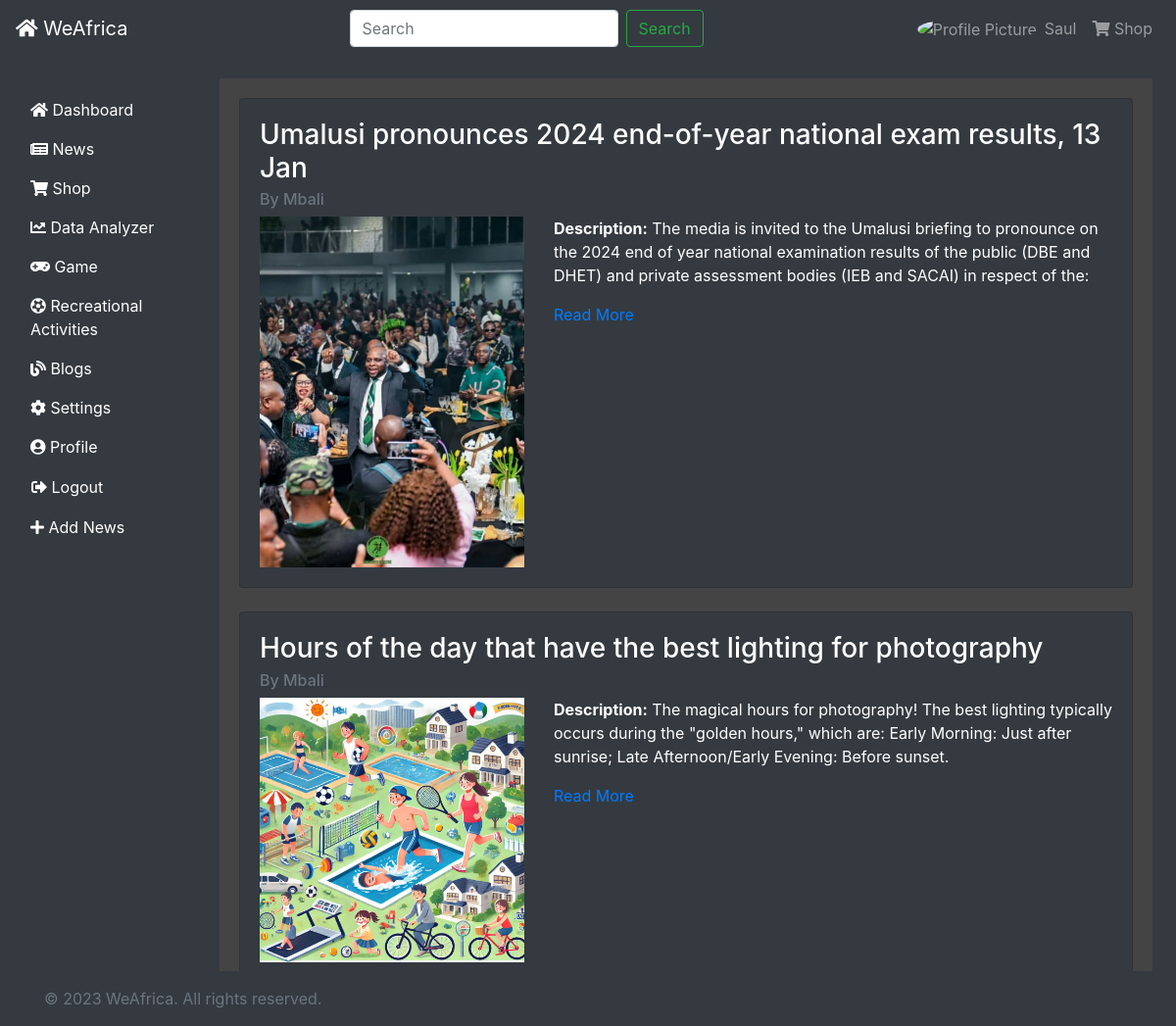
The page /news/news_list (signed in) on the database its author committed.
### tables this page shows
CREATE TABLE articles (
    id INTEGER PRIMARY KEY AUTOINCREMENT,
    title TEXT NOT NULL,
    description TEXT NOT NULL,
    body TEXT NOT NULL,
    image_url TEXT,
    author TEXT NOT NULL,
    created_at TIMESTAMP DEFAULT CURRENT_TIMESTAMP
, image TEXT);

### news.py (the view)
@news_bp.route('/news_list')
def news_list():
    db = get_db()
    cursor = db.cursor()
    cursor.execute("SELECT * FROM articles")
    articles = cursor.fetchall()
    return render_template('news_list.html', articles=articles, user_is_on_news_list_page=True)

### app.py (called while the page is built)
def get_db():
    conn = sqlite3.connect(DATABASE)
    conn.row_factory = sqlite3.Row
    return conn

def init_db():
    with app.app_context():
        db = get_db()
        with open('schema.sql', mode='r') as f:
            db.cursor().executescript(f.read())
        db.commit()

@app.before_request
def initialize_database():
    init_db()

### news.py (called while the page is built)
def get_db():
    conn = sqlite3.connect(DATABASE)
    conn.row_factory = sqlite3.Row
    return conn

### templates/news_list.html (shortened to what this page needs)
{% extends "layout.html" %}
{% block content %}
<div class="container darker-background-2 mt-4">
    {% if articles %}
        {% for article in articles %}
            <div class="card mb-4 bg-dark text-white">
                <div class="card-body">
                    <h3 class="card-title">{{ article.title }}</h3>
                    <h6 class="card-subtitle mb-2 text-muted">By {{ article.author }}</h6>
                    <div class="row">
                        {% if article.image %}
                            <div class="col-md-4">
                                <img src="{{ url_for('static', filename='uploads/' ~ article.image) }}" class="img-fluid" alt="{{ article.title }}" style="max-width: 100%; height: auto;">
                            </div>
                        {% endif %}
                        <div class="col-md-8">
                            <p class="card-text"><strong>Description:</strong> {{ article.description }}</p>
                            <a href="#" class="read-more-link" data-article-id="{{ loop.index }}">Read More</a>
                        </div>
                    </div>
                </div>
            </div>
        {% endfor %}
    {% else %}
        <p>No articles found.</p>
    {% endif %}
</div>
{% endblock %}

### static/css/style.css (style rules this page uses)
body { background-color: #343a40; color: #ffffff; padding-top: 56px; }
.darker-background-2 { background-color: #444; color: #fff; min-height: 100vh; padding: 20px; }

### rows shown on the page
articles: title "Umalusi pronounces 2024 end-of-year national exam results, 13 Jan", author "Mbali", image (picture), description "The media is invited to the Umalusi briefing to pronounce on the 2024 end of year national examination results of the public (DBE and DHET) and private assessment bodies (IEB and SACAI) in respect of the:"
articles: title "Hours of the day that have the best lighting for photography", author "Mbali", image (picture), description "The magical hours for photography! The best lighting typically occurs during the \"golden hours,\" which are: Early Morning: Just after sunrise; Late Afternoon/Early Evening: Before sunset."

### other values the page prints
{{ session['username'] }} "Saul"
